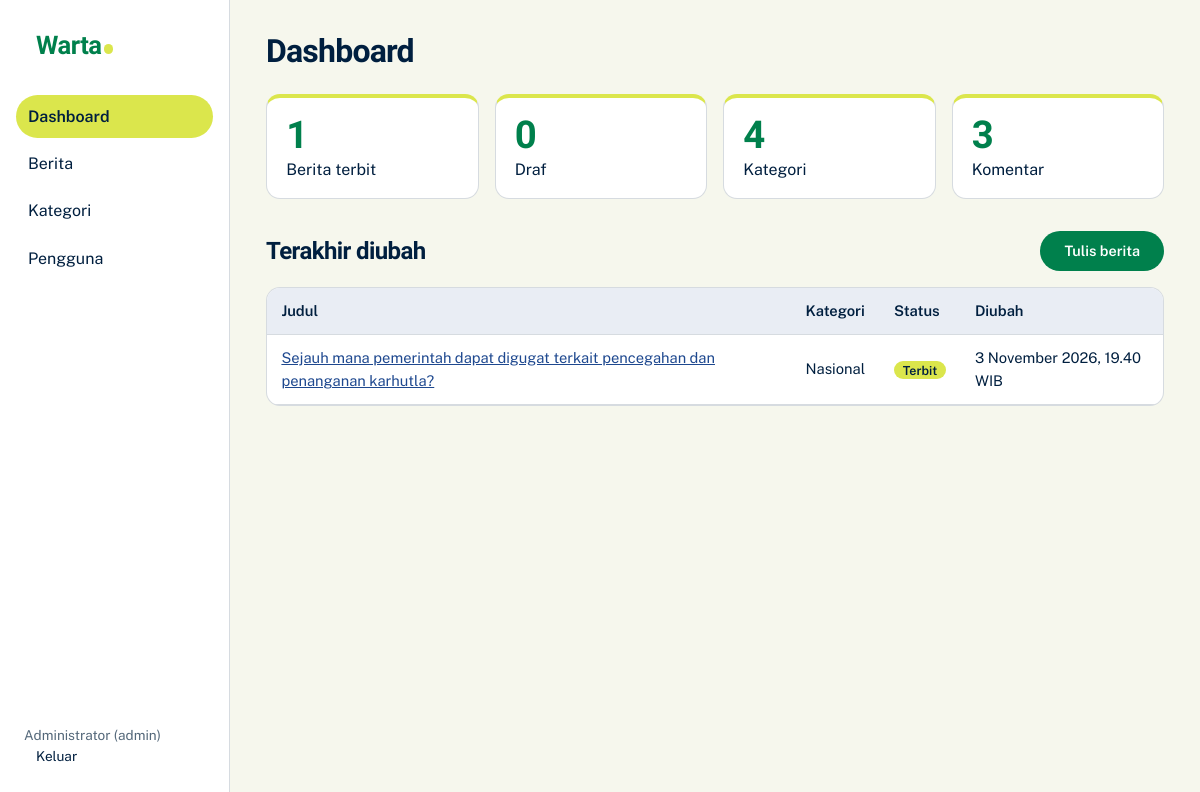
/admin/index.php (signed in), run on the app's committed database.
### tables this page shows
CREATE TABLE `news` (
  `id` int(11) NOT NULL,
  `category_id` int(11) NOT NULL,
  `title` varchar(200) NOT NULL,
  `slug` varchar(220) NOT NULL,
  `content` text NOT NULL,
  `image` varchar(255) DEFAULT NULL,
  `author_id` int(11) NOT NULL,
  `published_at` datetime DEFAULT NULL,
  `status` enum('draft','published') NOT NULL DEFAULT 'draft',
  `created_at` datetime DEFAULT current_timestamp(),
  `updated_at` datetime DEFAULT current_timestamp() ON UPDATE current_timestamp()
);

CREATE TABLE `categories` (
  `id` int(11) NOT NULL,
  `name` varchar(100) NOT NULL,
  `slug` varchar(120) NOT NULL,
  `description` text DEFAULT NULL
);

### includes/db.php (called while the page is built, shortened)
<?php
function db(): PDO {
    static $pdo = null;
    if (!$pdo) {
        $pdo = new PDO('mysql:host=' . DB_HOST . ';dbname=' . DB_NAME . ';charset=utf8mb4', DB_USER, DB_PASS, [
            PDO::ATTR_ERRMODE => PDO::ERRMODE_EXCEPTION,
            PDO::ATTR_DEFAULT_FETCH_MODE => PDO::FETCH_ASSOC,
            PDO::ATTR_EMULATE_PREPARES => false,
        ]);
    }
    return $pdo;
}

### includes/functions.php (called while the page is built, shortened)
<?php
require_once __DIR__ . '/db.php';
function e($s) { return htmlspecialchars((string)$s, ENT_QUOTES, 'UTF-8'); }
function tgl($d, $withTime = false) {
    $b = ['Januari','Februari','Maret','April','Mei','Juni','Juli','Agustus','September','Oktober','November','Desember'];
    $t = strtotime($d);
    return date('j', $t) . ' ' . $b[date('n', $t) - 1] . ' ' . date('Y', $t) . ($withTime ? ', ' . date('H.i', $t) . ' WIB' : '');
}

### admin/index.php (the view, shortened to what this page needs)
<?php
require_once '_layout.php';
$q = fn($sql) => (int)db()->query($sql)->fetchColumn();
$recent = db()->query("SELECT n.id,n.title,n.status,n.updated_at,c.name cat FROM news n JOIN categories c ON c.id=n.category_id ORDER BY n.updated_at DESC LIMIT 6")->fetchAll();
admin_head('Dashboard', 'index'); ?>
<div class="stats">
  <div class="stat"><b><?= $q("SELECT COUNT(*) FROM news WHERE status='published'") ?></b>Berita terbit</div>
  <div class="stat"><b><?= $q("SELECT COUNT(*) FROM news WHERE status='draft'") ?></b>Draf</div>
  <div class="stat"><b><?= $q("SELECT COUNT(*) FROM categories") ?></b>Kategori</div>
  <div class="stat"><b><?= $q("SELECT COUNT(*) FROM comments") ?></b>Komentar</div>
</div>
<div class="toolbar"><h2>Terakhir diubah</h2><a class="btn" href="news_form.php">Tulis berita</a></div>
<div class="tbl-wrap"><table><tr><th>Judul</th><th>Kategori</th><th>Status</th><th>Diubah</th></tr>
<?php foreach ($recent as $r): ?><tr><td><a href="news_form.php?id=<?= $r['id'] ?>"><?= e($r['title']) ?></a></td><td><?= e($r['cat']) ?></td>
<td><span class="badge <?= $r['status'] ?>"><?= $r['status'] === 'published' ? 'Terbit' : 'Draf' ?></span></td><td><?= tgl($r['updated_at'], true) ?></td></tr>
<?php endforeach; if (!$recent): ?><tr><td colspan="4">Belum ada berita.</td></tr><?php endif; ?></table></div>

### assets/css/style.css (style rules this page uses)
:root { --white:#F6F7ED; --navy:#001F3F; --lime:#DBE64C; --mantis:#74C365; --green:#00804C; --blue:#1E488F; --bg:var(--white); --fg:var(--navy); --surface:#fff; --line:color-mix(in srgb,var(--navy) 16%,transparent); --muted:color-mix(in srgb,var(--navy) 66%,var(--white)); --link:var(--blue); --accent:var(--green); --serif:'Newsreader',Georgia,'Times New Roman',serif; --sans:'Public Sans',system-ui,-apple-system,'Segoe UI',sans-serif; }
* { box-sizing:border-box }
body { margin:0;background:var(--bg);color:var(--fg);font:400 1rem/1.6 var(--sans);-webkit-font-smoothing:antialiased }
a { color:var(--link) }
h1,h2,h3 { font-family:var(--serif);line-height:1.2;margin:0 }
.search button,.btn,.btn-line,#themeBtn { font:600 .9rem var(--sans);cursor:pointer;text-decoration:none }
.btn { display:inline-block;background:var(--green);color:#fff;border:0;padding:.65rem 1.3rem;border-radius:6px;justify-self:start }
.stats { display:grid;grid-template-columns:repeat(auto-fit,minmax(180px,1fr));gap:1rem;margin-bottom:2rem }
.stat { background:var(--surface);border:1px solid var(--line);border-top:4px solid var(--lime);border-radius:8px;padding:1rem 1.2rem }
.stat b { display:block;font:700 2.4rem/1.1 var(--serif);color:var(--accent) }
.tbl-wrap { overflow-x:auto;background:var(--surface);border:1px solid var(--line);border-radius:8px }
table { width:100%;border-collapse:collapse;font-size:.92rem }
th,td { text-align:left;padding:.7rem .9rem;border-bottom:1px solid var(--line);vertical-align:middle }
th { background:color-mix(in srgb,var(--blue) 10%,var(--surface));font-weight:600 }
.badge { padding:.1rem .55rem;border-radius:99px;font-size:.78rem;font-weight:600;background:var(--lime);color:var(--navy) }
.toolbar { display:flex;justify-content:space-between;align-items:center;margin-bottom:1rem;gap:1rem;flex-wrap:wrap }
:root { --serif:'Bricolage Grotesque','Public Sans',system-ui,sans-serif; --head-bg:#fff; --head-fg:var(--navy); }
h1,h2,h3 { font-weight:800;letter-spacing:-.025em }
.btn { border-radius:99px;padding:.7rem 1.5rem }
.notice,.empty,.stat,.form,.tbl-wrap,.login-box { border-radius:14px }

### data on the page
news: title "Sejauh mana pemerintah dapat digugat terkait pencegahan dan penanganan karhutla?", category.name "Nasional", status "Terbit", updated_at "3 November 2026, 19.40 WIB"

### other printed values
SITE_NAME "Warta"
$v "Dashboard"
$v "Berita"
$v "Kategori"
$v "Pengguna"
user()['fullname'] "Administrator"
user()['role'] "admin"
$title "Dashboard"
$q("SELECT COUNT(*) FROM news WHERE status='published'") "1"
$q("SELECT COUNT(*) FROM news WHERE status='draft'") "0"
$q("SELECT COUNT(*) FROM categories") "4"
$q("SELECT COUNT(*) FROM comments") "3"
